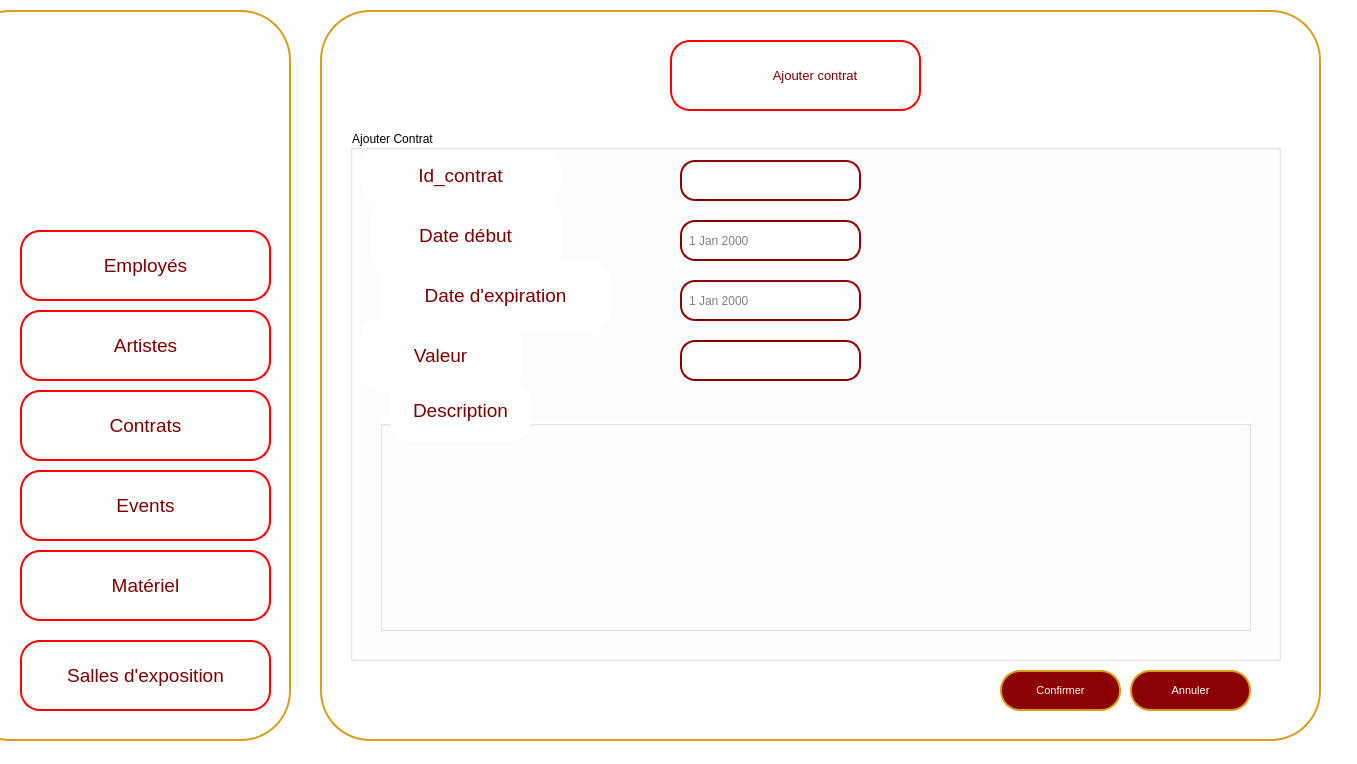
<?xml version="1.0" encoding="UTF-8"?>
<ui version="4.0">
 <class>AjouterContrats</class>
 <widget class="QMainWindow" name="AjouterContrats">
  <property name="geometry">
   <rect>
    <x>0</x>
    <y>0</y>
    <width>1357</width>
    <height>764</height>
   </rect>
  </property>
  <property name="windowTitle">
   <string>DarZmen</string>
  </property>
  <property name="windowIcon">
   <iconset resource="src.qrc">
    <normaloff>:/src/logo (2).png</normaloff>:/src/logo (2).png</iconset>
  </property>
  <property name="styleSheet">
   <string notr="true">background-color: rgb(255, 255, 255);</string>
  </property>
  <widget class="QWidget" name="centralwidget">
   <widget class="QWidget" name="Menu_widget" native="true">
    <property name="geometry">
     <rect>
      <x>0</x>
      <y>10</y>
      <width>301</width>
      <height>731</height>
     </rect>
    </property>
    <property name="cursor">
     <cursorShape>ArrowCursor</cursorShape>
    </property>
    <property name="styleSheet">
     <string notr="true">background-color: rgb(255, 255, 255);</string>
    </property>
    <widget class="QPushButton" name="border1">
     <property name="geometry">
      <rect>
       <x>-40</x>
       <y>0</y>
       <width>331</width>
       <height>731</height>
      </rect>
     </property>
     <property name="styleSheet">
      <string notr="true">/*QPushButton {
    background-color: white;
    color: darkred;
    border: 2px solid darkred;
    border-radius: 50px; 
    padding: 10px; 
}*/
QPushButton {
    background-color: white;
    color: darkred;
    border: 2px solid rgb(215, 157, 27);
    border-radius: 50px;
    padding: 10px; 
}
</string>
     </property>
     <property name="text">
      <string/>
     </property>
    </widget>
    <widget class="QLabel" name="logo">
     <property name="geometry">
      <rect>
       <x>40</x>
       <y>20</y>
       <width>221</width>
       <height>181</height>
      </rect>
     </property>
     <property name="text">
      <string/>
     </property>
     <property name="pixmap">
      <pixmap resource="src.qrc">:/src/logo (2).png</pixmap>
     </property>
    </widget>
    <widget class="QPushButton" name="matariel">
     <property name="geometry">
      <rect>
       <x>20</x>
       <y>540</y>
       <width>251</width>
       <height>71</height>
      </rect>
     </property>
     <property name="font">
      <font>
       <family>MS Shell Dlg 2</family>
       <pointsize>14</pointsize>
       <weight>50</weight>
       <italic>false</italic>
       <bold>false</bold>
      </font>
     </property>
     <property name="styleSheet">
      <string notr="true">QPushButton {
    background-color: white;
    color: rgb(125, 0, 0);
    border: 2px solid rgb(255, 0, 0); 
    border-radius: 20px; 
    padding: 10px; 
    transition: background-color 0.3s, color 0.3s; 
}
QPushButton:hover {
    background-color: rgb(215, 157, 27);
    color: white;
    border: 4px solid rgb(215, 157, 27); 
    outline: none; 
}</string>
     </property>
     <property name="text">
      <string>Matériel</string>
     </property>
     <property name="icon">
      <iconset>
       <normaloff>../../780575.png</normaloff>../../780575.png</iconset>
     </property>
     <property name="iconSize">
      <size>
       <width>100</width>
       <height>50</height>
      </size>
     </property>
    </widget>
    <widget class="QPushButton" name="salles">
     <property name="geometry">
      <rect>
       <x>20</x>
       <y>630</y>
       <width>251</width>
       <height>71</height>
      </rect>
     </property>
     <property name="font">
      <font>
       <family>MS Shell Dlg 2</family>
       <pointsize>14</pointsize>
       <weight>50</weight>
       <italic>false</italic>
       <bold>false</bold>
      </font>
     </property>
     <property name="styleSheet">
      <string notr="true">QPushButton {
    background-color: white;
    color: rgb(125, 0, 0);
    border: 2px solid rgb(255, 0, 0); 
    border-radius: 20px; 
    padding: 10px; 
    transition: background-color 0.3s, color 0.3s; 
}
QPushButton:hover {
    background-color: rgb(215, 157, 27);
    color: white;
    border: 4px solid rgb(215, 157, 27); 
    outline: none; 
}</string>
     </property>
     <property name="text">
      <string>Salles d'exposition</string>
     </property>
     <property name="icon">
      <iconset>
       <normaloff>../../780575.png</normaloff>../../780575.png</iconset>
     </property>
     <property name="iconSize">
      <size>
       <width>100</width>
       <height>50</height>
      </size>
     </property>
    </widget>
    <widget class="QPushButton" name="employes">
     <property name="geometry">
      <rect>
       <x>20</x>
       <y>220</y>
       <width>251</width>
       <height>71</height>
      </rect>
     </property>
     <property name="font">
      <font>
       <family>MS Shell Dlg 2</family>
       <pointsize>14</pointsize>
       <weight>50</weight>
       <italic>false</italic>
       <bold>false</bold>
      </font>
     </property>
     <property name="styleSheet">
      <string notr="true">QPushButton {
    background-color: white;
    color: rgb(125, 0, 0);
    border: 2px solid rgb(255, 0, 0); 
    border-radius: 20px; 
    padding: 10px; 
    transition: background-color 0.3s, color 0.3s; 
}
QPushButton:hover {
    background-color: rgb(215, 157, 27);
    color: white;
    border: 4px solid rgb(215, 157, 27); 
    outline: none; 
}</string>
     </property>
     <property name="text">
      <string>Employés</string>
     </property>
     <property name="icon">
      <iconset>
       <normaloff>../../780575.png</normaloff>../../780575.png</iconset>
     </property>
     <property name="iconSize">
      <size>
       <width>100</width>
       <height>50</height>
      </size>
     </property>
    </widget>
    <widget class="QPushButton" name="artistes">
     <property name="geometry">
      <rect>
       <x>20</x>
       <y>300</y>
       <width>251</width>
       <height>71</height>
      </rect>
     </property>
     <property name="font">
      <font>
       <family>MS Shell Dlg 2</family>
       <pointsize>14</pointsize>
       <weight>50</weight>
       <italic>false</italic>
       <bold>false</bold>
      </font>
     </property>
     <property name="styleSheet">
      <string notr="true">QPushButton {
    background-color: white;
    color: rgb(125, 0, 0);
    border: 2px solid rgb(255, 0, 0); 
    border-radius: 20px; 
    padding: 10px; 
    transition: background-color 0.3s, color 0.3s; 
}
QPushButton:hover {
    background-color: rgb(215, 157, 27);
    color: white;
    border: 4px solid rgb(215, 157, 27); 
    outline: none; 
}</string>
     </property>
     <property name="text">
      <string>Artistes</string>
     </property>
     <property name="icon">
      <iconset>
       <normaloff>../../780575.png</normaloff>../../780575.png</iconset>
     </property>
     <property name="iconSize">
      <size>
       <width>100</width>
       <height>50</height>
      </size>
     </property>
    </widget>
    <widget class="QPushButton" name="events">
     <property name="geometry">
      <rect>
       <x>20</x>
       <y>460</y>
       <width>251</width>
       <height>71</height>
      </rect>
     </property>
     <property name="font">
      <font>
       <family>MS Shell Dlg 2</family>
       <pointsize>14</pointsize>
       <weight>50</weight>
       <italic>false</italic>
       <bold>false</bold>
      </font>
     </property>
     <property name="styleSheet">
      <string notr="true">QPushButton {
    background-color: white;
    color: rgb(125, 0, 0);
    border: 2px solid rgb(255, 0, 0); 
    border-radius: 20px; 
    padding: 10px; 
    transition: background-color 0.3s, color 0.3s; 
}
QPushButton:hover {
    background-color: rgb(215, 157, 27);
    color: white;
    border: 4px solid rgb(215, 157, 27); 
    outline: none; 
}</string>
     </property>
     <property name="text">
      <string>Events</string>
     </property>
     <property name="icon">
      <iconset>
       <normaloff>../../780575.png</normaloff>../../780575.png</iconset>
     </property>
     <property name="iconSize">
      <size>
       <width>100</width>
       <height>50</height>
      </size>
     </property>
    </widget>
    <widget class="QPushButton" name="contrats">
     <property name="geometry">
      <rect>
       <x>20</x>
       <y>380</y>
       <width>251</width>
       <height>71</height>
      </rect>
     </property>
     <property name="font">
      <font>
       <family>MS Shell Dlg 2</family>
       <pointsize>14</pointsize>
       <weight>50</weight>
       <italic>false</italic>
       <bold>false</bold>
      </font>
     </property>
     <property name="styleSheet">
      <string notr="true">QPushButton {
    background-color: white;
    color: rgb(125, 0, 0);
    border: 2px solid rgb(255, 0, 0); 
    border-radius: 20px; 
    padding: 10px; 
    transition: background-color 0.3s, color 0.3s; 
}
QPushButton:hover {
    background-color: rgb(215, 157, 27);
    color: white;
    border: 4px solid rgb(215, 157, 27); 
    outline: none; 
}</string>
     </property>
     <property name="text">
      <string>Contrats</string>
     </property>
     <property name="icon">
      <iconset>
       <normaloff>../../780575.png</normaloff>../../780575.png</iconset>
     </property>
     <property name="iconSize">
      <size>
       <width>100</width>
       <height>50</height>
      </size>
     </property>
    </widget>
   </widget>
   <widget class="QWidget" name="widget_2" native="true">
    <property name="geometry">
     <rect>
      <x>310</x>
      <y>10</y>
      <width>1011</width>
      <height>731</height>
     </rect>
    </property>
    <property name="font">
     <font>
      <pointsize>10</pointsize>
     </font>
    </property>
    <property name="styleSheet">
     <string notr="true">background-color: rgb(255, 255, 255);</string>
    </property>
    <widget class="QPushButton" name="pushButton_9">
     <property name="geometry">
      <rect>
       <x>10</x>
       <y>0</y>
       <width>1001</width>
       <height>731</height>
      </rect>
     </property>
     <property name="styleSheet">
      <string notr="true">QPushButton {
    background-color: white;
    color: darkred;
    border: 2px solid rgb(215, 157, 27);
    border-radius: 50px;
    padding: 10px; 
}
</string>
     </property>
     <property name="text">
      <string/>
     </property>
    </widget>
    <widget class="QPushButton" name="pushButton_18">
     <property name="geometry">
      <rect>
       <x>690</x>
       <y>660</y>
       <width>121</width>
       <height>41</height>
      </rect>
     </property>
     <property name="font">
      <font>
       <pointsize>8</pointsize>
      </font>
     </property>
     <property name="styleSheet">
      <string notr="true">QPushButton {
    background-color: darkred;
    color: white;
    border: 2px solid rgb(215, 157, 27);
    border-radius: 20px; 
    padding: 10px; 
}

QPushButton:hover {
    background-color: rgb(215, 157, 27); 
}

QLineEdit {
    border: 2px solid darkred;
    border-radius: 15px; 
    padding: 5px; 
    color: white;
}

QLineEdit:focus {
    border: 2px solid darkred;
    border-radius: 15px; 
    padding: 5px; 
    color: white;
}
</string>
     </property>
     <property name="text">
      <string>Confirmer</string>
     </property>
    </widget>
    <widget class="QPushButton" name="pushButton_19">
     <property name="geometry">
      <rect>
       <x>820</x>
       <y>660</y>
       <width>121</width>
       <height>41</height>
      </rect>
     </property>
     <property name="font">
      <font>
       <pointsize>8</pointsize>
      </font>
     </property>
     <property name="styleSheet">
      <string notr="true">QPushButton {
    background-color: darkred;
    color: white;
    border: 2px solid rgb(215, 157, 27);
    border-radius: 20px; 
    padding: 10px; 
}

QPushButton:hover {
    background-color: rgb(215, 157, 27); 
}

QLineEdit {
    border: 2px solid darkred;
    border-radius: 15px; 
    padding: 5px; 
    color: white;
}

QLineEdit:focus {
    border: 2px solid darkred;
    border-radius: 15px; 
    padding: 5px; 
    color: white;
}
</string>
     </property>
     <property name="text">
      <string>Annuler</string>
     </property>
    </widget>
    <widget class="QGroupBox" name="groupBox">
     <property name="geometry">
      <rect>
       <x>40</x>
       <y>120</y>
       <width>931</width>
       <height>531</height>
      </rect>
     </property>
     <property name="title">
      <string>Ajouter Contrat</string>
     </property>
     <widget class="QPushButton" name="pushButton_8">
      <property name="geometry">
       <rect>
        <x>10</x>
        <y>20</y>
        <width>201</width>
        <height>51</height>
       </rect>
      </property>
      <property name="font">
       <font>
        <family>MS Shell Dlg 2</family>
        <pointsize>14</pointsize>
        <weight>50</weight>
        <italic>false</italic>
        <bold>false</bold>
       </font>
      </property>
      <property name="styleSheet">
       <string notr="true">QPushButton {
    color: rgb(125, 0, 0); 
    border-radius: 20px; 
    padding: 10px; 
    transition: background-color 0.3s, color 0.3s; 
}
</string>
      </property>
      <property name="text">
       <string>Id_contrat</string>
      </property>
      <property name="icon">
       <iconset>
        <normaloff>../../780575.png</normaloff>../../780575.png</iconset>
      </property>
      <property name="iconSize">
       <size>
        <width>100</width>
        <height>50</height>
       </size>
      </property>
     </widget>
     <widget class="QPushButton" name="pushButton_10">
      <property name="geometry">
       <rect>
        <x>20</x>
        <y>70</y>
        <width>191</width>
        <height>71</height>
       </rect>
      </property>
      <property name="font">
       <font>
        <family>MS Shell Dlg 2</family>
        <pointsize>14</pointsize>
        <weight>50</weight>
        <italic>false</italic>
        <bold>false</bold>
       </font>
      </property>
      <property name="styleSheet">
       <string notr="true">QPushButton {
    color: rgb(125, 0, 0); 
    border-radius: 20px; 
    padding: 10px; 
    transition: background-color 0.3s, color 0.3s; 
}
</string>
      </property>
      <property name="text">
       <string>Date début</string>
      </property>
      <property name="icon">
       <iconset>
        <normaloff>../../780575.png</normaloff>../../780575.png</iconset>
      </property>
      <property name="iconSize">
       <size>
        <width>100</width>
        <height>50</height>
       </size>
      </property>
     </widget>
     <widget class="QPushButton" name="pushButton_11">
      <property name="geometry">
       <rect>
        <x>30</x>
        <y>130</y>
        <width>231</width>
        <height>71</height>
       </rect>
      </property>
      <property name="font">
       <font>
        <family>MS Shell Dlg 2</family>
        <pointsize>14</pointsize>
        <weight>50</weight>
        <italic>false</italic>
        <bold>false</bold>
       </font>
      </property>
      <property name="styleSheet">
       <string notr="true">QPushButton {
    color: rgb(125, 0, 0); 
    border-radius: 20px; 
    padding: 10px; 
    transition: background-color 0.3s, color 0.3s; 
}
</string>
      </property>
      <property name="text">
       <string>Date d'expiration</string>
      </property>
      <property name="icon">
       <iconset>
        <normaloff>../../780575.png</normaloff>../../780575.png</iconset>
      </property>
      <property name="iconSize">
       <size>
        <width>100</width>
        <height>50</height>
       </size>
      </property>
     </widget>
     <widget class="QPushButton" name="pushButton_12">
      <property name="geometry">
       <rect>
        <x>10</x>
        <y>190</y>
        <width>161</width>
        <height>71</height>
       </rect>
      </property>
      <property name="font">
       <font>
        <family>MS Shell Dlg 2</family>
        <pointsize>14</pointsize>
        <weight>50</weight>
        <italic>false</italic>
        <bold>false</bold>
       </font>
      </property>
      <property name="styleSheet">
       <string notr="true">QPushButton {
    color: rgb(125, 0, 0); 
    border-radius: 20px; 
    padding: 10px; 
    transition: background-color 0.3s, color 0.3s; 
}
</string>
      </property>
      <property name="text">
       <string>Valeur</string>
      </property>
      <property name="icon">
       <iconset>
        <normaloff>../../780575.png</normaloff>../../780575.png</iconset>
      </property>
      <property name="iconSize">
       <size>
        <width>100</width>
        <height>50</height>
       </size>
      </property>
     </widget>
     <widget class="QGroupBox" name="groupBox_2">
      <property name="geometry">
       <rect>
        <x>30</x>
        <y>290</y>
        <width>871</width>
        <height>211</height>
       </rect>
      </property>
      <property name="title">
       <string/>
      </property>
     </widget>
     <widget class="QPushButton" name="pushButton_14">
      <property name="geometry">
       <rect>
        <x>40</x>
        <y>250</y>
        <width>141</width>
        <height>61</height>
       </rect>
      </property>
      <property name="font">
       <font>
        <family>MS Shell Dlg 2</family>
        <pointsize>14</pointsize>
        <weight>50</weight>
        <italic>false</italic>
        <bold>false</bold>
       </font>
      </property>
      <property name="styleSheet">
       <string notr="true">QPushButton {
    color: rgb(125, 0, 0); 
    border-radius: 20px; 
    padding: 10px; 
    transition: background-color 0.3s, color 0.3s; 
}
</string>
      </property>
      <property name="text">
       <string>Description</string>
      </property>
      <property name="icon">
       <iconset>
        <normaloff>../../780575.png</normaloff>../../780575.png</iconset>
      </property>
      <property name="iconSize">
       <size>
        <width>100</width>
        <height>50</height>
       </size>
      </property>
     </widget>
     <widget class="QDateEdit" name="dateEdit">
      <property name="geometry">
       <rect>
        <x>330</x>
        <y>90</y>
        <width>181</width>
        <height>41</height>
       </rect>
      </property>
      <property name="styleSheet">
       <string notr="true">QDateTimeEdit {
    border: 2px solid darkred;
    border-radius: 15px; 
    padding: 5px; 
    color: grey;
}

QLineEdit:focus,
QDateTimeEdit:focus {
    border: 2px solid darkred;
    border-radius: 15px; 
    padding: 5px; 
    color: grey;
}

QDateTimeEdit::up-button,
QDateTimeEdit::down-button {
    border: none; 
    background-color: transparent;
    width: 16px; 
    height: 16px; 
    subcontrol-origin: padding;
    subcontrol-position: center right;
}

QDateTimeEdit::up-button:hover,
QDateTimeEdit::down-button:hover {
    background-color: rgba(0, 0, 0, 0.1);
}

QDateTimeEdit::up-button:pressed,
QDateTimeEdit::down-button:pressed {
    background-color: rgba(0, 0, 0, 0.2);
}</string>
      </property>
     </widget>
     <widget class="QDateEdit" name="dateEdit_2">
      <property name="geometry">
       <rect>
        <x>330</x>
        <y>150</y>
        <width>181</width>
        <height>41</height>
       </rect>
      </property>
      <property name="styleSheet">
       <string notr="true">QDateTimeEdit {
    border: 2px solid darkred;
    border-radius: 15px; 
    padding: 5px; 
    color: grey;
}

QLineEdit:focus,
QDateTimeEdit:focus {
    border: 2px solid darkred;
    border-radius: 15px; 
    padding: 5px; 
    color: grey;
}

QDateTimeEdit::up-button,
QDateTimeEdit::down-button {
    border: none; 
    background-color: transparent;
    width: 16px; 
    height: 16px; 
    subcontrol-origin: padding;
    subcontrol-position: center right;
}

QDateTimeEdit::up-button:hover,
QDateTimeEdit::down-button:hover {
    background-color: rgba(0, 0, 0, 0.1);
}

QDateTimeEdit::up-button:pressed,
QDateTimeEdit::down-button:pressed {
    background-color: rgba(0, 0, 0, 0.2);
}
</string>
      </property>
     </widget>
     <widget class="QLineEdit" name="lineEdit_10">
      <property name="geometry">
       <rect>
        <x>330</x>
        <y>30</y>
        <width>181</width>
        <height>41</height>
       </rect>
      </property>
      <property name="styleSheet">
       <string notr="true">QLineEdit {
    border: 2px solid darkred;
    border-radius: 15px; /* Make it larger for a circular shape */
    padding: 5px; /* Adjust as needed */
    color: grey;
}

QLineEdit:focus {
    border: 2px solid darkred;
    border-radius: 15px; /* Make it larger for a circular shape */
    padding: 5px; /* Adjust as needed */
    color: grey;
}</string>
      </property>
      <property name="text">
       <string/>
      </property>
     </widget>
     <widget class="QLineEdit" name="lineEdit_11">
      <property name="geometry">
       <rect>
        <x>330</x>
        <y>210</y>
        <width>181</width>
        <height>41</height>
       </rect>
      </property>
      <property name="styleSheet">
       <string notr="true">QLineEdit {
    border: 2px solid darkred;
    border-radius: 15px; /* Make it larger for a circular shape */
    padding: 5px; /* Adjust as needed */
    color: grey;
}

QLineEdit:focus {
    border: 2px solid darkred;
    border-radius: 15px; /* Make it larger for a circular shape */
    padding: 5px; /* Adjust as needed */
    color: grey;
}</string>
      </property>
      <property name="text">
       <string/>
      </property>
     </widget>
    </widget>
    <widget class="QPushButton" name="pushButton_13">
     <property name="geometry">
      <rect>
       <x>360</x>
       <y>30</y>
       <width>251</width>
       <height>71</height>
      </rect>
     </property>
     <property name="font">
      <font>
       <family>MS Shell Dlg 2</family>
       <pointsize>10</pointsize>
       <weight>50</weight>
       <italic>false</italic>
       <bold>false</bold>
      </font>
     </property>
     <property name="styleSheet">
      <string notr="true">QPushButton {
    background-color: white;
    color: rgb(125, 0, 0);
    border: 2px solid rgb(255, 0, 0); 
    border-radius: 20px; 
    padding: 10px; 
    transition: background-color 0.3s, color 0.3s; 
}
QPushButton:hover {
    background-color: rgb(215, 157, 27);
    color: white;
    border: 4px solid rgb(215, 157, 27); 
    outline: none; 
}</string>
     </property>
     <property name="text">
      <string>           Ajouter contrat</string>
     </property>
     <property name="icon">
      <iconset>
       <normaloff>../../780575.png</normaloff>../../780575.png</iconset>
     </property>
     <property name="iconSize">
      <size>
       <width>100</width>
       <height>50</height>
      </size>
     </property>
    </widget>
    <widget class="QLabel" name="label_3">
     <property name="enabled">
      <bool>true</bool>
     </property>
     <property name="geometry">
      <rect>
       <x>390</x>
       <y>40</y>
       <width>51</width>
       <height>51</height>
      </rect>
     </property>
     <property name="styleSheet">
      <string notr="true">QPushButton {
    background-color: white;
    color: rgb(125, 0, 0);
    border: 2px solid rgb(255, 0, 0); 
    border-radius: 20px; 
    padding: 10px; 
    transition: background-color 0.3s, color 0.3s; 
}
QPushButton:hover {
    background-color: rgb(215, 157, 27);
    border: 4px solid rgb(215, 157, 27); 
    outline: none; 
}</string>
     </property>
     <property name="text">
      <string/>
     </property>
     <property name="pixmap">
      <pixmap resource="src.qrc">:/src/ajoutfinale.png</pixmap>
     </property>
     <property name="scaledContents">
      <bool>true</bool>
     </property>
    </widget>
   </widget>
  </widget>
 </widget>
 <resources>
  <include location="src.qrc"/>
 </resources>
 <connections/>
</ui>
